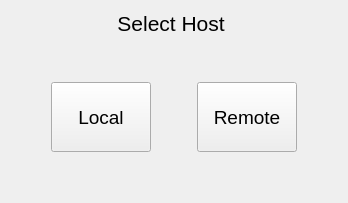
             <widget class="QWidget" name="hostselection_page">
              <layout class="QGridLayout" name="gridLayout_5">
               <item row="3" column="0" colspan="2">
                <layout class="QGridLayout" name="hostselection_Layout">
                 <item row="1" column="1">
                  <widget class="QPushButton" name="local_button">
                   <property name="minimumSize">
                    <size>
                     <width>100</width>
                     <height>70</height>
                    </size>
                   </property>
                   <property name="maximumSize">
                    <size>
                     <width>16777215</width>
                     <height>16777215</height>
                    </size>
                   </property>
                   <property name="font">
                    <font>
                     <pointsize>14</pointsize>
                    </font>
                   </property>
                   <property name="text">
                    <string>Local</string>
                   </property>
                   <property name="iconSize">
                    <size>
                     <width>32</width>
                     <height>32</height>
                    </size>
                   </property>
                  </widget>
                 </item>
                 <item row="1" column="4">
                  <spacer name="horizontalSpacer_4">
                   <property name="orientation">
                    <enum>Qt::Horizontal</enum>
                   </property>
                   <property name="sizeHint" stdset="0">
                    <size>
                     <width>40</width>
                     <height>20</height>
                    </size>
                   </property>
                  </spacer>
                 </item>
                 <item row="1" column="0">
                  <spacer name="horizontalSpacer_3">
                   <property name="orientation">
                    <enum>Qt::Horizontal</enum>
                   </property>
                   <property name="sizeHint" stdset="0">
                    <size>
                     <width>40</width>
                     <height>20</height>
                    </size>
                   </property>
                  </spacer>
                 </item>
                 <item row="1" column="3">
                  <widget class="QPushButton" name="remote_button">
                   <property name="minimumSize">
                    <size>
                     <width>100</width>
                     <height>70</height>
                    </size>
                   </property>
                   <property name="maximumSize">
                    <size>
                     <width>16777215</width>
                     <height>16777215</height>
                    </size>
                   </property>
                   <property name="font">
                    <font>
                     <pointsize>14</pointsize>
                    </font>
                   </property>
                   <property name="text">
                    <string>Remote</string>
                   </property>
                  </widget>
                 </item>
                 <item row="1" column="2">
                  <spacer name="horizontalSpacer_9">
                   <property name="orientation">
                    <enum>Qt::Horizontal</enum>
                   </property>
                   <property name="sizeHint" stdset="0">
                    <size>
                     <width>40</width>
                     <height>20</height>
                    </size>
                   </property>
                  </spacer>
                 </item>
                 <item row="2" column="3">
                  <spacer name="verticalSpacer_5">
                   <property name="orientation">
                    <enum>Qt::Vertical</enum>
                   </property>
                   <property name="sizeHint" stdset="0">
                    <size>
                     <width>20</width>
                     <height>40</height>
                    </size>
                   </property>
                  </spacer>
                 </item>
                 <item row="2" column="1">
                  <spacer name="verticalSpacer_3">
                   <property name="orientation">
                    <enum>Qt::Vertical</enum>
                   </property>
                   <property name="sizeHint" stdset="0">
                    <size>
                     <width>20</width>
                     <height>40</height>
                    </size>
                   </property>
                  </spacer>
                 </item>
                 <item row="0" column="1">
                  <spacer name="verticalSpacer_6">
                   <property name="orientation">
                    <enum>Qt::Vertical</enum>
                   </property>
                   <property name="sizeHint" stdset="0">
                    <size>
                     <width>20</width>
                     <height>40</height>
                    </size>
                   </property>
                  </spacer>
                 </item>
                 <item row="0" column="3">
                  <spacer name="verticalSpacer_4">
                   <property name="orientation">
                    <enum>Qt::Vertical</enum>
                   </property>
                   <property name="sizeHint" stdset="0">
                    <size>
                     <width>20</width>
                     <height>40</height>
                    </size>
                   </property>
                  </spacer>
                 </item>
                </layout>
               </item>
               <item row="1" column="0" colspan="2">
                <layout class="QGridLayout" name="selecthost__layout">
                 <item row="0" column="0">
                  <widget class="QLabel" name="login_label">
                   <property name="font">
                    <font>
                     <pointsize>16</pointsize>
                    </font>
                   </property>
                   <property name="text">
                    <string>Select Host </string>
                   </property>
                   <property name="alignment">
                    <set>Qt::AlignCenter</set>
                   </property>
                  </widget>
                 </item>
                </layout>
               </item>
              </layout>
             </widget>
